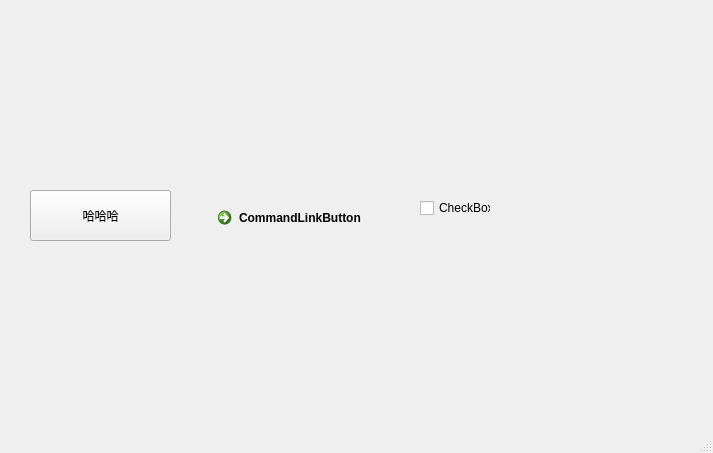
<?xml version="1.0" encoding="UTF-8"?>
<ui version="4.0">
 <class>MainWindow</class>
 <widget class="QMainWindow" name="MainWindow">
  <property name="geometry">
   <rect>
    <x>0</x>
    <y>0</y>
    <width>713</width>
    <height>453</height>
   </rect>
  </property>
  <property name="windowTitle">
   <string>MainWindow</string>
  </property>
  <widget class="QWidget" name="centralwidget">
   <widget class="QPushButton" name="pushButton">
    <property name="geometry">
     <rect>
      <x>30</x>
      <y>190</y>
      <width>141</width>
      <height>51</height>
     </rect>
    </property>
    <property name="text">
     <string>哈哈哈</string>
    </property>
   </widget>
   <widget class="QCommandLinkButton" name="commandLinkButton">
    <property name="geometry">
     <rect>
      <x>210</x>
      <y>200</y>
      <width>185</width>
      <height>41</height>
     </rect>
    </property>
    <property name="text">
     <string>CommandLinkButton</string>
    </property>
   </widget>
   <widget class="QCheckBox" name="checkBox">
    <property name="geometry">
     <rect>
      <x>420</x>
      <y>200</y>
      <width>71</width>
      <height>16</height>
     </rect>
    </property>
    <property name="text">
     <string>CheckBox</string>
    </property>
   </widget>
  </widget>
  <widget class="QMenuBar" name="menubar">
   <property name="geometry">
    <rect>
     <x>0</x>
     <y>0</y>
     <width>713</width>
     <height>23</height>
    </rect>
   </property>
  </widget>
  <widget class="QStatusBar" name="statusbar"/>
 </widget>
 <resources/>
 <connections/>
</ui>
